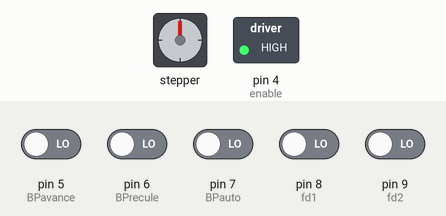
Simulated run of this sketch. Board: Arduino Uno, built with avr-gcc and run on an emulated ATmega328P. Shown: stepper motor, switched loads named in the sketch (green lamp = pin HIGH). The inputs (shaded band) are chosen by the test bench; at power-on: pin 5 (BPavance), pin 6 (BPrecule), pin 7 (BPauto), pin 8 (fd1), pin 9 (fd2) LOW. Stepper angles assume 200 steps per turn; what the sketch prints to the serial monitor is not drawn.

Above: at 1.2 s.
1.3 s: pin 5 (BPavance) driven HIGH and pin 9 (fd2) driven HIGH
At 2.3 s:
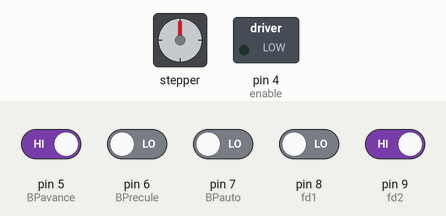
4.3 s: pin 5 (BPavance) driven LOW
At 5.1 s:
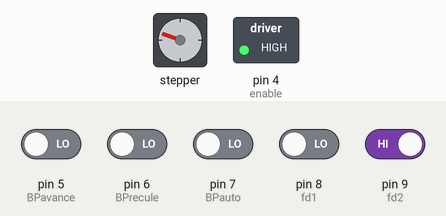
5.8 s: pin 7 (BPauto) driven HIGH
At 8.6 s:
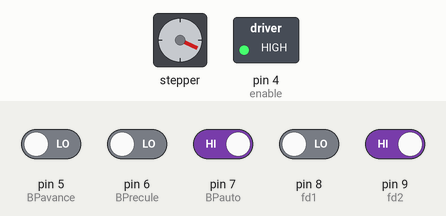
8.8 s: pin 5 (BPavance) driven HIGH
At 9.5 s:
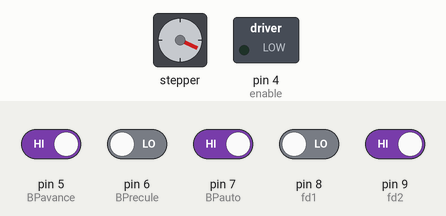
11.8 s: pin 9 (fd2) driven LOW
At 13.0 s:
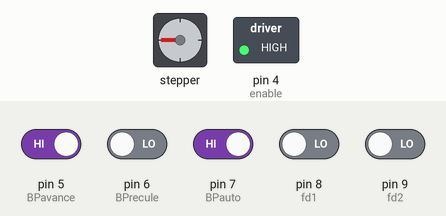
13.3 s: pin 9 (fd2) driven HIGH
At 14.0 s:
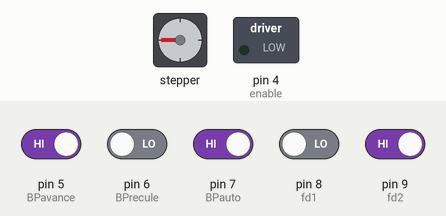
Timing chart, 0 to 63.8 s (numbered marks = the images above; inputs shaded):
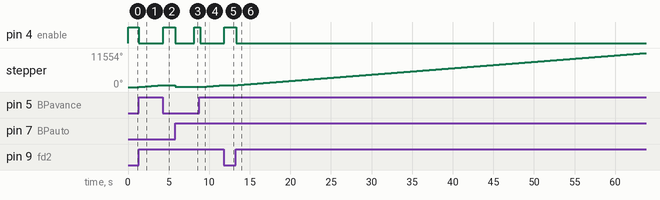

Measured:
- after the input at 1.3 s, pin 4 (enable): HIGH → LOW at once; stepper: keeps turning clockwise at about 217°/s, starting at once
- after the input at 4.3 s, pin 4 (enable): LOW → HIGH at once; stepper: goes on until 4.3 s, then stays 649°
- after the input at 5.8 s, pin 4 (enable): HIGH → LOW at once, → HIGH 2.4 s later; stepper: turns 648° counter-clockwise in 0.00 s, then 114° clockwise in 2.3 s
- after the input at 8.8 s, pin 4 (enable): HIGH → LOW after 0.10 s; stepper: turns 114° counter-clockwise in 0.00 s, then 627° clockwise in 2.9 s
- after the input at 11.8 s, pin 4 (enable): LOW → HIGH at once
- after the input at 13.3 s, pin 4 (enable): HIGH → LOW at once; stepper: keeps turning clockwise at about 216°/s, starting at once

The sketch:

pousse_seringue.ino
```cpp
// Include the AccelStepper library:
#include <AccelStepper.h>

// Define stepper motor an buttons connections and motor interface type. Motor interface type must be set to 1 when using a driver:
#define dirPin 2
#define stepPin 3
#define motorInterfaceType 1

const int enable = 4;
const int BPavance = 5;
const int BPrecule = 6;
const int BPauto = 7;
const int fd1 = 8;
const int fd2 = 9;

// /!\ Please only change these two values
//----------------------------------------------------------------------------
int timeCycle = 5; // Time between each injection in minutes
float distance = 0.16; //Distance traveled for each injection in millimeters
//----------------------------------------------------------------------------

int cycle = timeCycle * 600;
float stepQuantity = (distance * 3200)/8;


bool fd1Val;
bool fd2Val;
bool BPavanceVal;
bool BPreculeVal;
bool BPautoVal;


// Create a new instance of the AccelStepper class:
AccelStepper stepper = AccelStepper(motorInterfaceType, stepPin, dirPin);

void setup() {
  // Set the maximum speed in steps per second:
  stepper.setMaxSpeed(1000);
  stepper.setAcceleration(10);


  pinMode(BPavance, INPUT);
  pinMode(BPrecule, INPUT);
  pinMode(BPauto, INPUT);
  pinMode(fd1, INPUT);
  pinMode(fd2, INPUT);
  pinMode(enable, OUTPUT);

  digitalWrite(enable, HIGH);

  Serial.begin(9600);

}

void loop() {


  Serial.println("arret");
  Serial.println(stepQuantity);
  Serial.println(cycle);
  digitalWrite(enable, HIGH);
  readInput();
  //Manual mode

  //Forward
  if (BPavanceVal == HIGH)
    {

      while(BPavanceVal == HIGH && fd2Val == HIGH)
      {
        digitalWrite(enable, LOW);
        stepper.setSpeed(1000);
        //dirPin sens avance
        stepper.runSpeed();
        readInput();
        Serial.println("Avance");
      }


    }


  //Backward
  if (BPreculeVal == HIGH)
    {


     while(BPreculeVal == HIGH && fd1Val == HIGH)
     {
        digitalWrite(enable, LOW);
        stepper.setSpeed(-1000);
        //dirPin sens recule
        stepper.runSpeed();
        readInput();
        Serial.println("Recule");
     }

    }

 //Auto mode
   if (BPautoVal == HIGH)
    {

      while (fd2Val == HIGH && BPreculeVal == LOW && BPavanceVal == LOW)
      {

        for (int i=0 ; i<=300 ; i++)
        {
          readInput();
          stepper.setCurrentPosition(0);
          while(stepper.currentPosition() != stepQuantity && fd2Val == HIGH && BPreculeVal == LOW && BPavanceVal == LOW )
            {
              digitalWrite(enable, LOW);
              stepper.setSpeed(40);
              stepper.runSpeed();
              Serial.println("auto");
              Serial.print("BP auto: ");
              Serial.println(BPautoVal);
              readInput();
            }

            digitalWrite(enable, HIGH);


            for (int j=0 ; j<=cycle ;j++)
            {
              readInput();
              if (fd2Val == LOW || BPreculeVal == HIGH || BPavanceVal == HIGH)
              {
                break;
                Serial.print("break");
              }
            delay(100);
            }


        }
        break;
        readInput();

      }
    }


}

void readInput(){

      fd1Val = digitalRead(fd1);
      fd2Val = digitalRead(fd2);
      BPavanceVal = digitalRead(BPavance);
      BPreculeVal = digitalRead(BPrecule);
      BPautoVal = digitalRead(BPauto);

}
```
